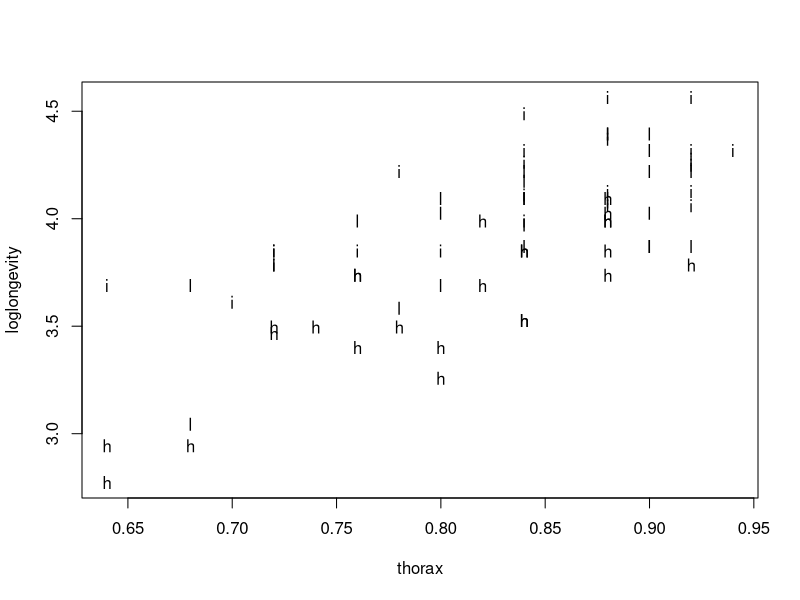
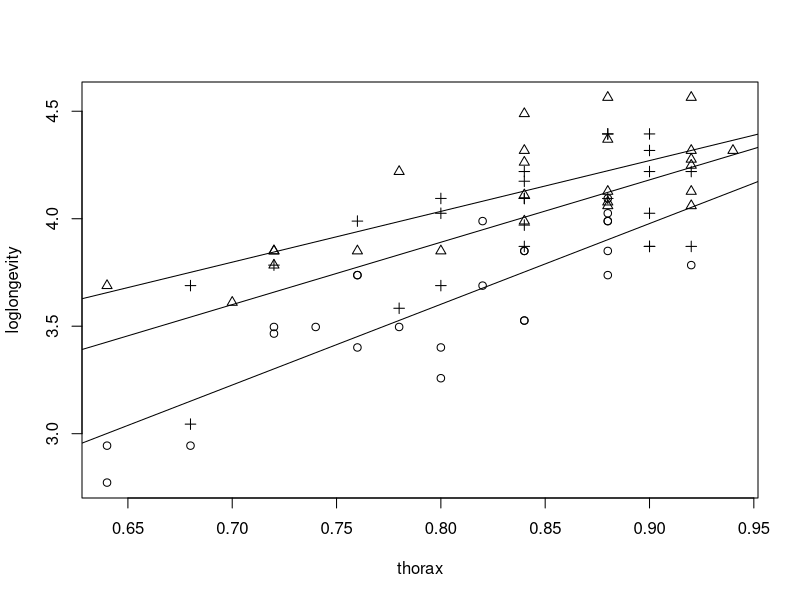
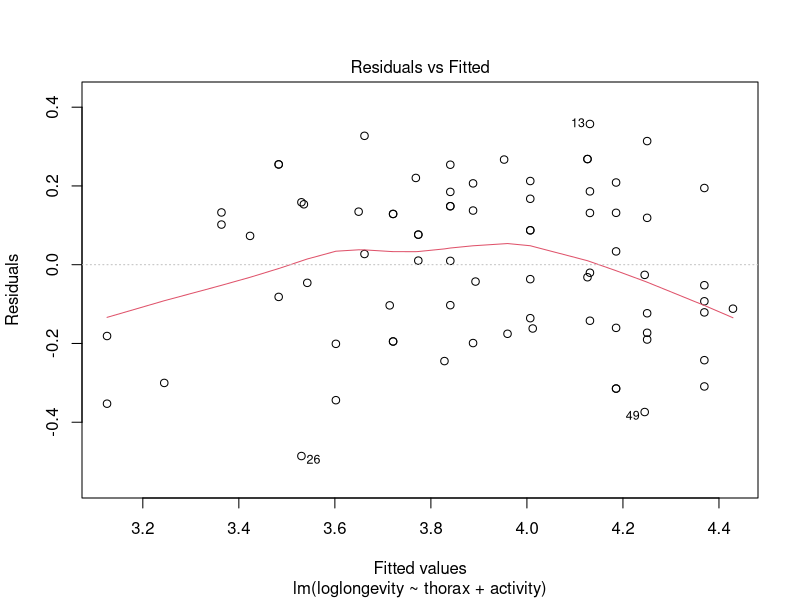
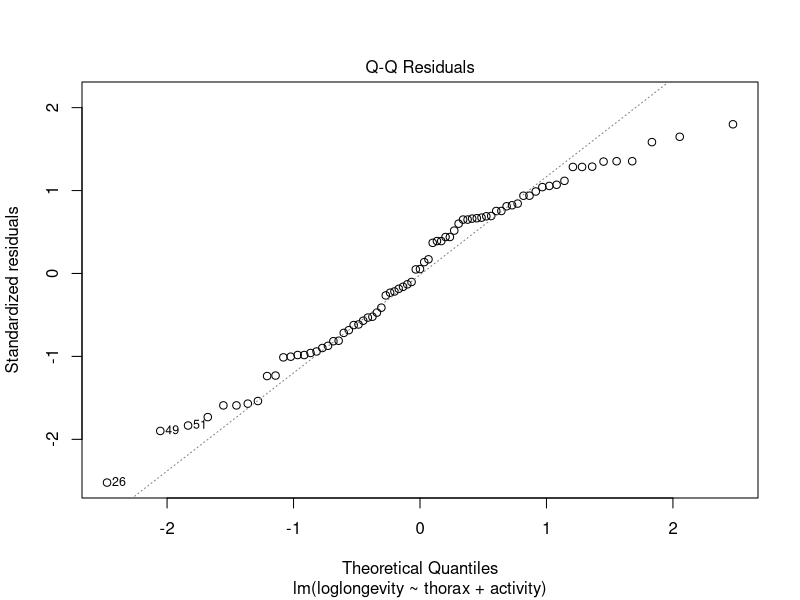
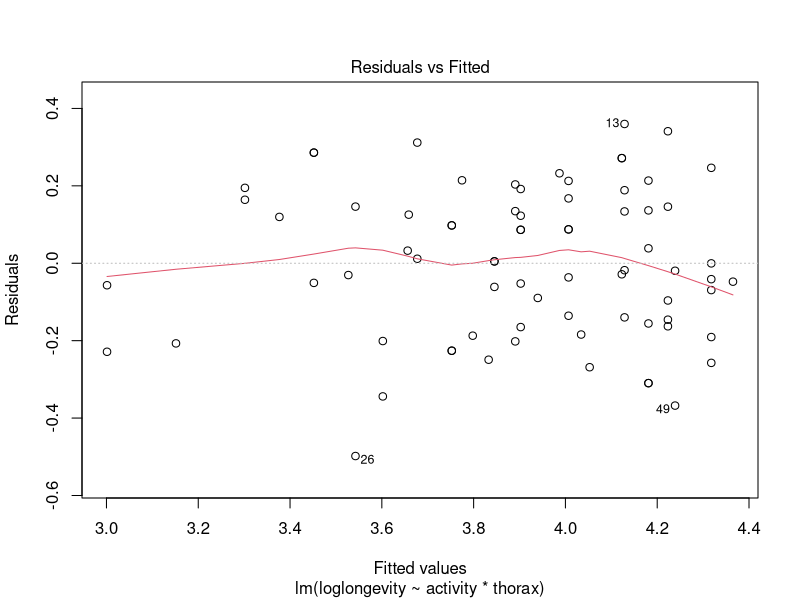
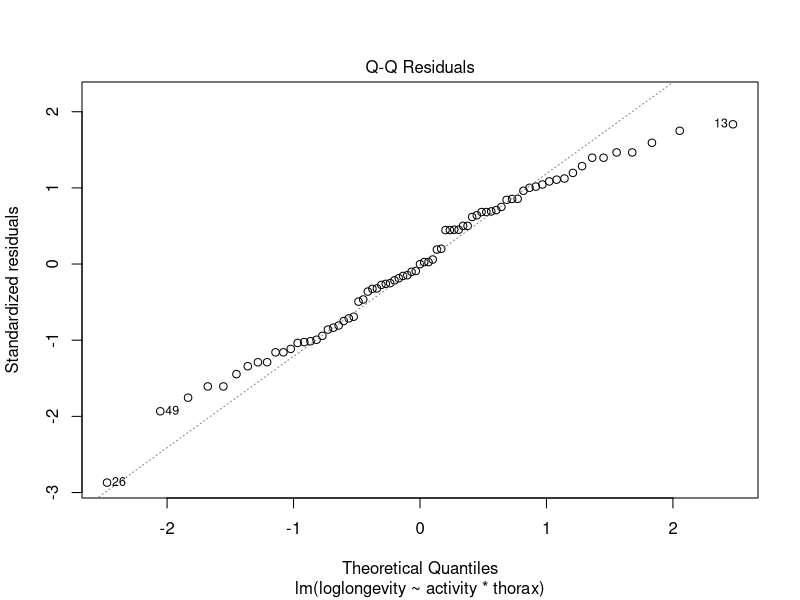
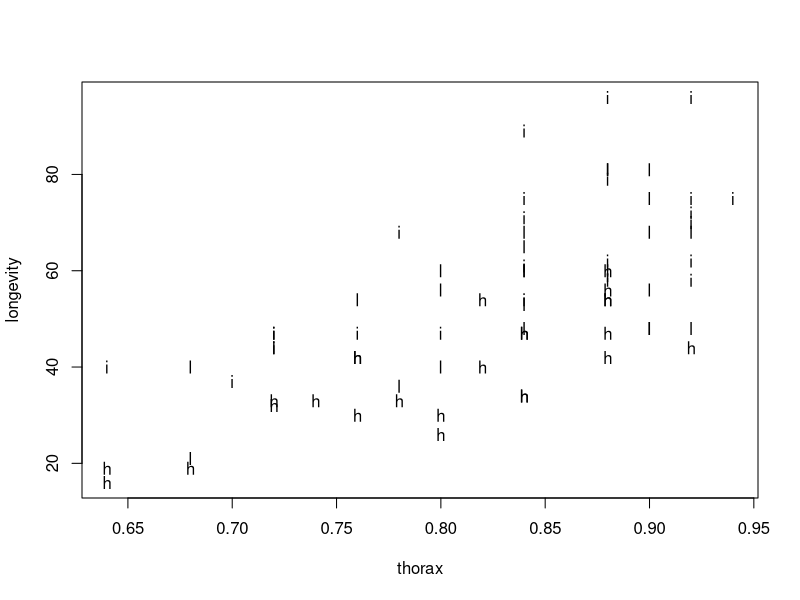
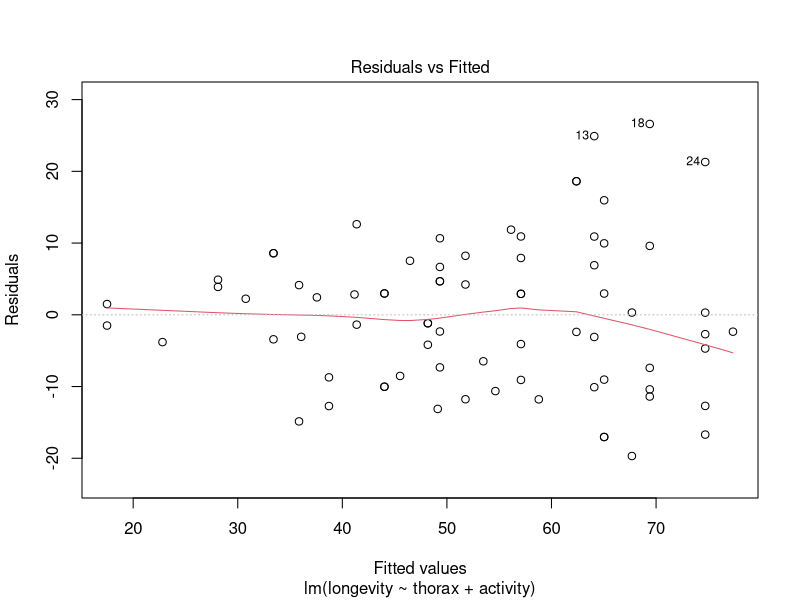

The R script that drew these images, in order:
## ---- chunk 1
library(tidyverse)
library(rstudioapi)
library(lme4)
library(car)

knitr::opts_chunk$set(echo = TRUE)
setwd(dirname(getActiveDocumentContext()$path))
# round numbers to 3 digits
options(digits = 3)
## ---- chunk 2
data_flies <- read.table(file="data/fruitflies.txt", header=TRUE)

data_flies$loglongevity = log(data_flies$longevity)

plot(loglongevity~thorax,pch=as.character(activity), data=data_flies)
data_flies$activity=as.factor(data_flies$activity) 
aov = lm(loglongevity~activity,data=data_flies)
anova(aov)
summary(aov)$coefficients
## ---- chunk 3
aov1 = lm(loglongevity~thorax+activity,data=data_flies) 
anova(aov1)
summary(aov1)$coefficients

## ---- chunk 4
data_flies
activities = c("isolated", "low", "high")

plot(loglongevity~thorax, pch = unclass(activity), data = data_flies);for (i in 1:3) abline(lm(loglongevity~thorax,data=data_flies[data_flies$activity==activities[i],]))
aov2=lm(loglongevity~activity*thorax,data=data_flies); anova(aov2)

summary(aov2)
## ---- chunk 5

plot(aov1, 1)
plot(aov1, 2)

plot(aov2,1)
plot(aov2,2)
## ---- chunk 6

plot(longevity~thorax,pch=as.character(activity), data=data_flies)
aov3 = lm(longevity~thorax+activity,data=data_flies) 
drop1(aov3, test="F")
summary(aov3)$coefficients


plot(aov3,1)
plot(aov3,2)

## ---- chunk 7
data_titanic <- read.table(file="data/titanic.txt", header=TRUE)
data_titanic[2,]
age = data_titanic[,3]
hist(age)

class_sex =  xtabs(~PClass+ Sex, data=data_titanic)
class_sex
tot = xtabs(Survived~PClass+ Sex, data=data_titanic)
tot
round(tot/class_sex, 2)

totage=xtabs(~age,data=data_titanic)
barplot(xtabs(Survived~age, data=data_titanic)/totage)
## ---- chunk 8
titanicglm=glm(Survived~PClass+Sex+age,data=data_titanic,family=binomial)
titanicglm
summary(titanicglm)$coefficients

drop1(titanicglm,test="Chisq")

odds_male_example =  exp(3.7597 + 1 * -1.2920 + 0 * -2.5214 + 1 * -2.6314 + 25 * -0.0392)
odds_male_example
odds_female_example =  exp(3.7597 + 0 * -1.2920 + 0 * -2.5214 + 0 * -2.6314 + 25 * -0.0392)
odds_female_example
## ---- chunk 9
data_titanic$age = as.numeric(data_titanic$Age)
glm3=glm(Survived~age*Sex,data=data_titanic,family=binomial);drop1(glm3,test="Chisq")
summary(glm3)
glm3=glm(Survived~age*PClass,data=data_titanic,family=binomial);drop1(glm3,test="Chisq")
summary(glm3)
## ---- chunk 10
tab1 = table(data_titanic$Survived,data_titanic$Sex)
tab1
rowSums(tab1)
colSums(tab1)
chisq.test(tab1)

tab2 = table(data_titanic$Survived,data_titanic$PClass)
tab2
rowSums(tab2)
colSums(tab2)
chisq.test(tab2)
## ---- chunk 11
data_africa <- read.table(file="data/africa.txt", header=TRUE)
data_africa

afrglm=glm(miltcoup~oligarchy+pollib+parties+pctvote+popn + size, family=poisson,data=data_africa)

summary(afrglm)$coefficients
## ---- chunk 12
afrglm=glm(miltcoup~oligarchy+pollib+parties+pctvote+popn + size, family=poisson,data=data_africa)

summary(afrglm)$coefficients # Shows that size is the least significant

afrglm2=glm(miltcoup~oligarchy+pollib+parties+pctvote+popn, family=poisson,data=data_africa)

summary(afrglm2)$coefficients # Shows that popn is the least significant

afrglm3=glm(miltcoup~oligarchy+pollib+parties+pctvote, family=poisson,data=data_africa)

summary(afrglm3)$coefficients

afrglm3=glm(miltcoup~oligarchy+pollib+parties, family=poisson,data=data_africa)


## ---- chunk 13
m_oligarchy = mean(data_africa$oligarchy)
m_parties = mean(data_africa$parties)
m_pctvote = mean(data_africa$pctvote)

exp(-0.0937 + m_oligarchy*0.0954 + 0*-0.6666 + m_parties*0.0256 + m_pctvote* 0.0121)
exp(-0.0937 + m_oligarchy*0.0954 + 1*-0.6666 + m_parties*0.0256 + m_pctvote* 0.0121)
exp(-0.0937 + m_oligarchy*0.0954 + 2*-0.6666 + m_parties*0.0256 + m_pctvote* 0.0121)
